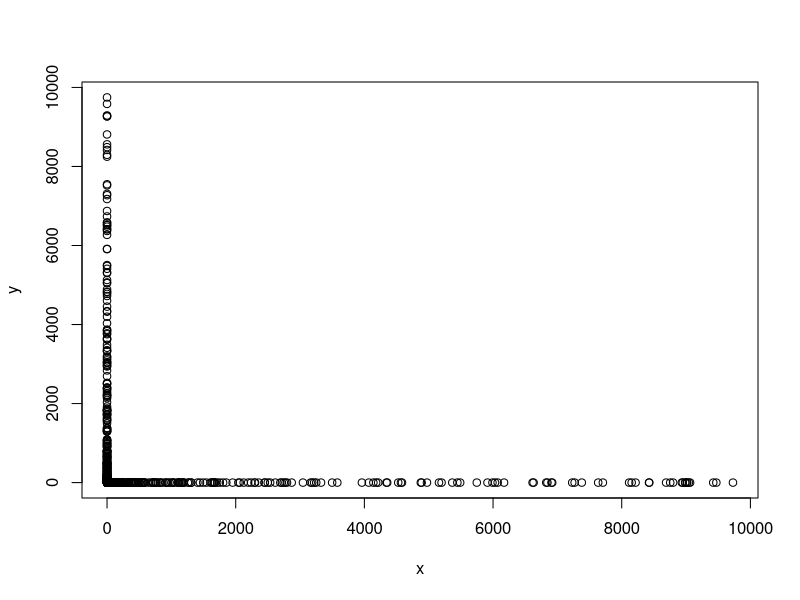
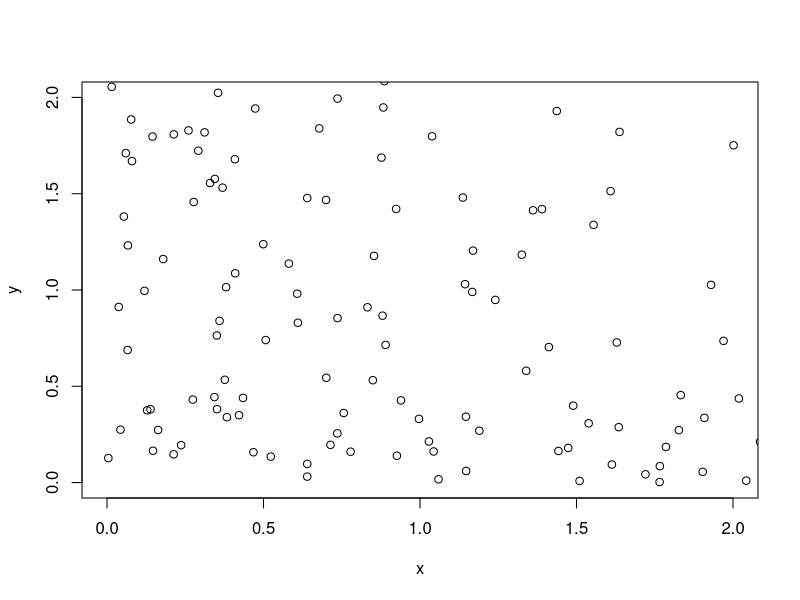
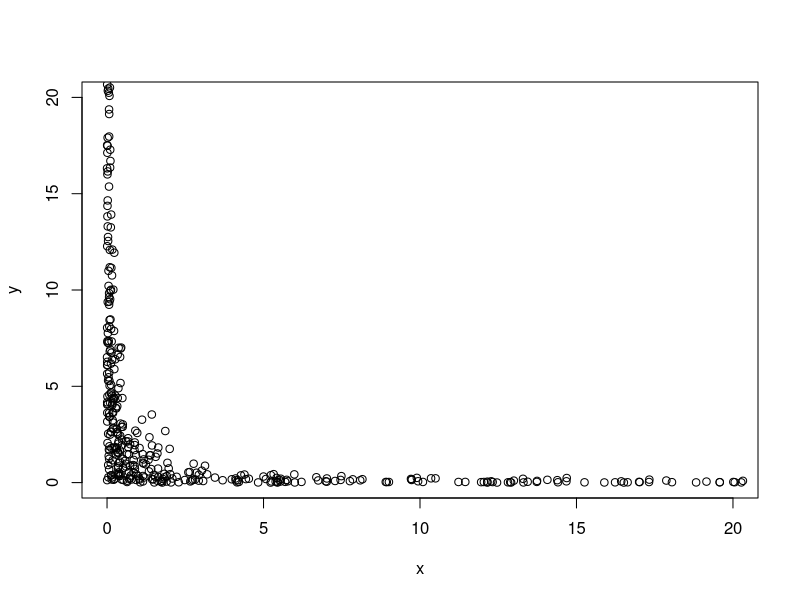
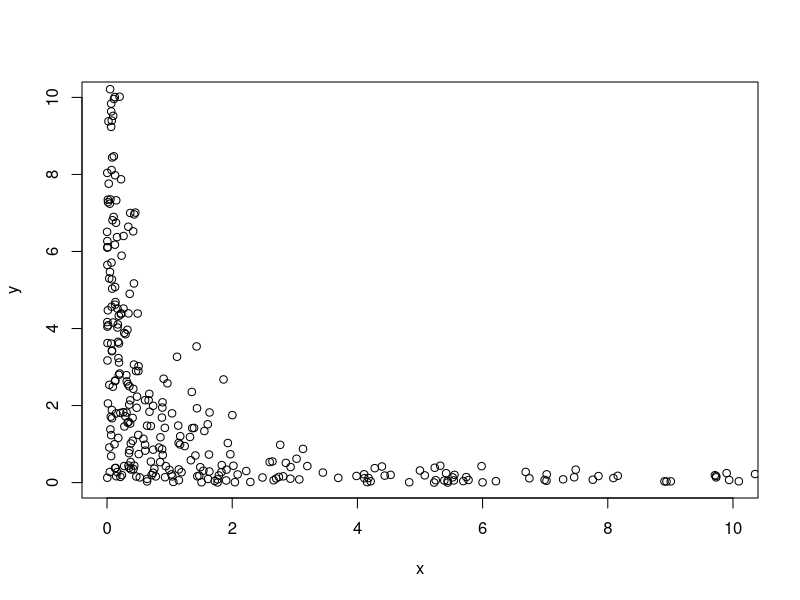

R code for these plots, in order:
## ---- chunk 1
# Random values from f(x|y)
fx_given_y <- function(y, B){
  return( -log(1 - runif(1)*(1 - exp(-B*y))) / y)
}

# Random values from f(y|x)
fy_given_x <- function(x, B){
  return( -log(1 - runif(1)*(1 - exp(-B*x))) / x)
}
## ---- chunk 2
# B value
B <- 10000

# Total iterations of algorithm
N <- 1000

# store values
results <- data.frame(x = rep(0, N),
                      y = rep(0, N))

# Loop for results
for(n in 1:N){
  
  # Loop for generating a single value
  x_burn <- rep(0, 1000)
  y_burn <- rep(0, 1000)
  y_burn[1] <- 10
  x_burn[1] <- fx_given_y(y = y_burn[1], B = B)
  
  for(i in 2:1000){
    y_burn[i] <- fy_given_x(x = x_burn[i-1], B = B)
    x_burn[i] <- fx_given_y(y = y_burn[i], B = B)
  }
  
  # use 1000th value
  results[n, 1] <- x_burn[1000]
  results[n, 2] <- y_burn[1000]
}
## ---- chunk 3
plot(y ~ x, data = results)

plot(y ~ x, data = results, xlim = c(0, 2), ylim = c(0, 2))

plot(y ~ x, data = results, xlim = c(0, 20), ylim = c(0, 20))

plot(y ~ x, data = results, xlim = c(0, 10), ylim = c(0, 10))
## ---- chunk 4
mean(results$x)
mean(results$y*results$x)
